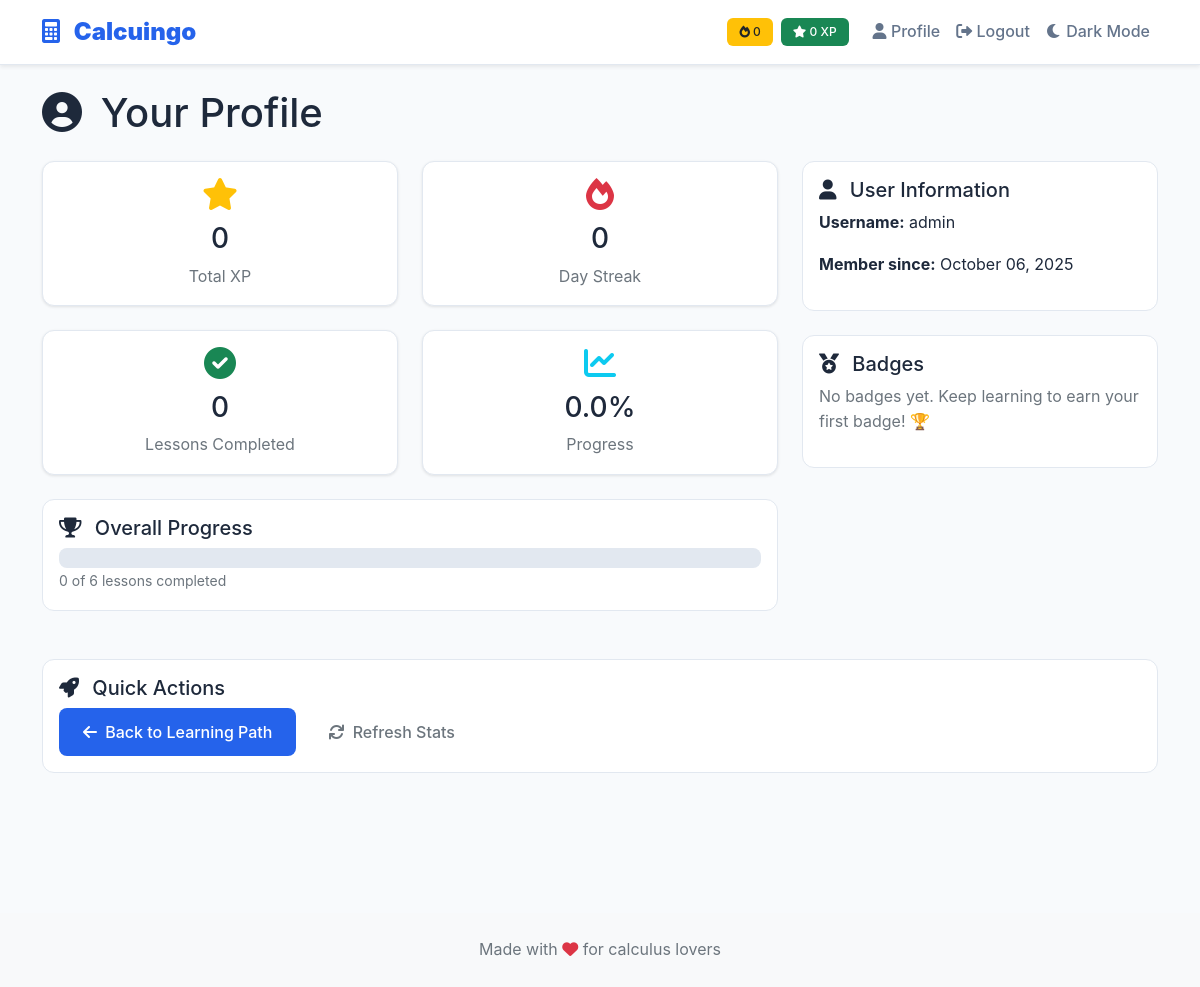
The app's page /profile (signed in), older data.
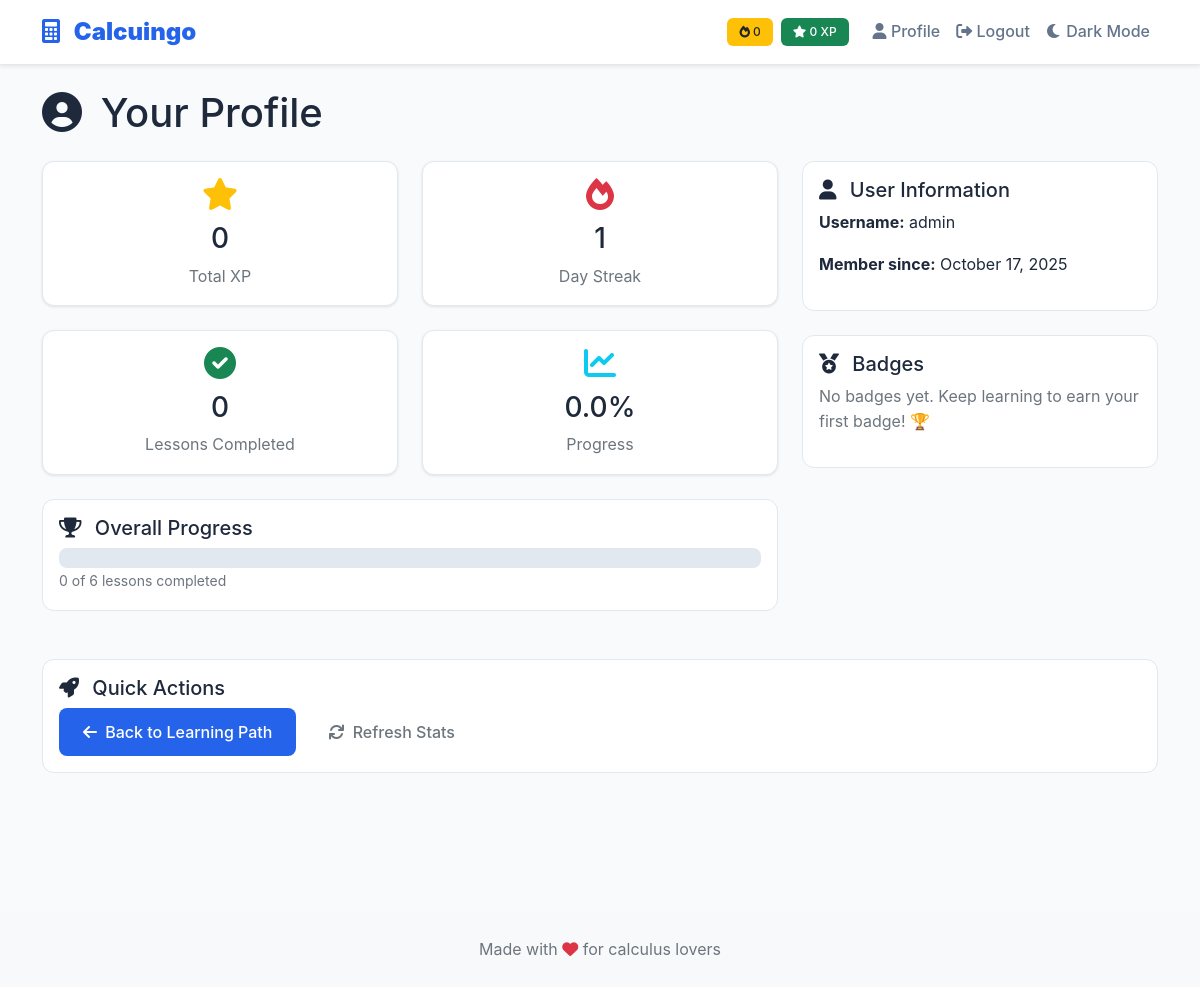
The same page, newer data.
### models.py (models this page shows, shortened)
class User(db.Model):
    id = db.Column(db.Integer, primary_key=True)
    username = db.Column(db.String(80), unique=True, nullable=False)  # Unique username for login
    password = db.Column(db.String(120), nullable=False)  # Hashed password (not plain text)
    xp = db.Column(db.Integer, default=0)  # Experience points earned from completing lessons
    streak = db.Column(db.Integer, default=0)  # Daily login streak counter
    last_login = db.Column(db.DateTime, default=datetime.utcnow)  # Track last login for streak calculation
    badges = db.Column(db.Text, default='[]')  # JSON string storing earned badge names
    def get_badges(self):
        try:
            return json.loads(self.badges)
        except:
            return []  # Return empty list if JSON is invalid

### app.py (the view)
@app.route('/profile')
def profile():
    if 'user_id' not in session:
        return redirect(url_for('auth.login'))
    user = User.query.get(session['user_id'])
    if not user:
        return redirect(url_for('auth.login'))
    completed_lessons = Progress.query.filter_by(user_id=user.id, completed=True).count()
    total_lessons = Lesson.query.count()
    return render_template('profile.html',
                         user=user,
                         completed_lessons=completed_lessons,
                         total_lessons=total_lessons)

### templates/profile.html (shortened to what this page needs)
{% extends "base.html" %}
{% block main_class %}profile-page{% endblock %}
{% block content %}
<div class="container py-4">
    <div class="row">
        <div class="col-12">
            <h1 class="mb-4">
                <i class="fas fa-user-circle me-2"></i>
                Your Profile
            </h1>
        </div>
    </div>
    <div class="row">
        <div class="col-lg-8">
            <div class="row">
                <div class="col-md-6 mb-4">
                    <div class="card stats-card">
                        <div class="card-body text-center">
                            <i class="fas fa-star text-warning" style="font-size: 2rem;"></i>
                            <h3 class="mt-2">{{ user.xp }}</h3>
                            <p class="text-muted mb-0">Total XP</p>
                        </div>
                    </div>
                </div>
                <div class="col-md-6 mb-4">
                    <div class="card stats-card">
                        <div class="card-body text-center">
                            <i class="fas fa-fire text-danger" style="font-size: 2rem;"></i>
                            <h3 class="mt-2">{{ user.streak }}</h3>
                            <p class="text-muted mb-0">Day Streak</p>
                        </div>
                    </div>
                </div>
                <div class="col-md-6 mb-4">
                    <div class="card stats-card">
                        <div class="card-body text-center">
                            <i class="fas fa-check-circle text-success" style="font-size: 2rem;"></i>
                            <h3 class="mt-2">{{ completed_lessons }}</h3>
                            <p class="text-muted mb-0">Lessons Completed</p>
                        </div>
                    </div>
                </div>
                <div class="col-md-6 mb-4">
                    <div class="card stats-card">
                        <div class="card-body text-center">
                            <i class="fas fa-chart-line text-info" style="font-size: 2rem;"></i>
                            <h3 class="mt-2">{{ (completed_lessons / total_lessons * 100)|round }}%</h3>
                            <p class="text-muted mb-0">Progress</p>
                        </div>
                    </div>
                </div>
            </div>
            <div class="card mb-4">
                <div class="card-body">
                    <h5 class="card-title">
                        <i class="fas fa-trophy me-2"></i>
                        Overall Progress
                    </h5>
                    <div class="progress" style="height: 20px;">
                    </div>
                    <small class="text-muted">
                        {{ completed_lessons }} of {{ total_lessons }} lessons completed
                    </small>
                </div>
            </div>
        </div>
        <div class="col-lg-4">
            <div class="card mb-4">
                <div class="card-body">
                    <h5 class="card-title">
                        <i class="fas fa-user me-2"></i>
                        User Information
                    </h5>
                    <p><strong>Username:</strong> {{ user.username }}</p>
                    <p><strong>Member since:</strong> {{ user.last_login.strftime('%B %d, %Y') if user.last_login else 'Recently' }}</p>
                </div>
            </div>
            <div class="card">
                <div class="card-body">
                    <h5 class="card-title">
                        <i class="fas fa-medal me-2"></i>
                        Badges
                    </h5>
                    {% if user.get_badges() %}
                        {% for badge in user.get_badges() %}
                        <div class="badge-item mb-2">
                            <i class="fas fa-award text-warning me-2"></i>
                            <span>{{ badge }}</span>
                        </div>
                        {% endfor %}
                    {% else %}
                        <p class="text-muted">No badges yet. Keep learning to earn your first badge! 🏆</p>
                    {% endif %}
                </div>
            </div>
        </div>
    </div>
    <div class="row mt-4">
        <div class="col-12">
            <div class="card">
                <div class="card-body">
                    <h5 class="card-title">
                        <i class="fas fa-rocket me-2"></i>
                        Quick Actions
                    </h5>
                    <div class="d-flex gap-2">
                        <a href="{{ url_for('learning_path') }}" class="btn btn-primary">
                            <i class="fas fa-arrow-left me-1"></i>
                            Back to Learning Path
                        </a>
                        <button class="btn btn-outline-secondary" onclick="location.reload()">
                            <i class="fas fa-sync me-1"></i>
                            Refresh Stats
                        </button>
                    </div>
                </div>
            </div>
        </div>
    </div>
</div>
{% endblock %}

### templates/base.html (shortened to what this page needs)
<!DOCTYPE html>
<html lang="en">
<head>
    <link href="https://cdn.jsdelivr.net/npm/bootstrap@5.1.3/dist/css/bootstrap.min.css" rel="stylesheet">
    <link rel="stylesheet" href="{{ url_for('static', filename='css/style.css') }}">
    <link rel="stylesheet" href="https://cdnjs.cloudflare.com/ajax/libs/font-awesome/6.0.0/css/all.min.css">
</head>
<body>
    <nav class="navbar navbar-expand-lg navbar-light bg-white shadow-sm">
        <div class="container">
            <a class="navbar-brand" href="{{ url_for('learning_path') }}">
                <i class="fas fa-calculator text-primary me-2"></i>
                <strong>Calcuingo</strong>
            </a>
            <div class="navbar-nav ms-auto">
                {% if session.user_id %}
                    <div class="d-flex align-items-center me-3">
                        <span class="badge bg-warning text-dark me-2">
                            <i class="fas fa-fire"></i>
                            <span id="streak-counter">0</span>
                        </span>
                        <span class="badge bg-success">
                            <i class="fas fa-star"></i>
                            <span id="xp-counter">0</span> XP
                        </span>
                    </div>
                    <a class="nav-link" href="{{ url_for('profile') }}">
                        <i class="fas fa-user"></i> Profile
                    </a>
                    <a class="nav-link" href="{{ url_for('auth.logout') }}">
                        <i class="fas fa-sign-out-alt"></i> Logout
                    </a>
                    <a class="nav-link dark-mode-toggle" href="#">
                        <i class="fas fa-moon"></i> Dark Mode
                    </a>
                {% endif %}
            </div>
        </div>
    </nav>
    <main class="{% block main_class %}{% endblock %}">
        {% block content %}{% endblock %}
    </main>
    <footer class="bg-light py-4 mt-5">
        <div class="container text-center">
            <p class="text-muted mb-0">
                Made with <i class="fas fa-heart text-danger"></i> for calculus lovers
            </p>
        </div>
    </footer>
</body>
</html>

### static/css/style.css (style rules this page uses)
:root { --primary-color: #2563eb; --primary-dark: #1d4ed8; --dark-mode-bg: #1e293b; --dark-mode-text: #f1f5f9; --secondary-color: #64748b; --accent-color: #f59e0b; --success-color: #10b981; --danger-color: #ef4444; --warning-color: #f59e0b; --light-bg: #f8fafc; --text-dark: #1e293b; --text-muted: #64748b; --border-color: #e2e8f0; --border-radius: 12px; --shadow: 0 1px 3px rgba(0, 0, 0, 0.1); --shadow-lg: 0 10px 25px rgba(0, 0, 0, 0.1); }
body { font-family: 'Inter', -apple-system, BlinkMacSystemFont, 'Segoe UI', Roboto, sans-serif; background-color: var(--light-bg); color: var(--text-dark); line-height: 1.6; }
.navbar { background: white !important; box-shadow: var(--shadow); border-bottom: 1px solid var(--border-color); }
.navbar-brand { font-weight: 700; font-size: 1.5rem; color: var(--primary-color) !important; }
.nav-link { color: var(--text-muted) !important; font-weight: 500; transition: all 0.2s ease; }
.profile-page { background: var(--light-bg); min-height: 100vh; }
.stats-card { border: none; box-shadow: var(--shadow); border-radius: var(--border-radius); background: white; transition: all 0.3s ease; }
.btn { border-radius: 8px; font-weight: 500; transition: all 0.2s ease; border: none; padding: 0.75rem 1.5rem; }
.btn-primary { background: var(--primary-color); color: white; }
.card { border: 1px solid var(--border-color); border-radius: var(--border-radius); background: white; transition: all 0.3s ease; }
.progress { border-radius: 8px; overflow: hidden; background: #e2e8f0; height: 8px; }
.badge { border-radius: 6px; font-weight: 500; padding: 0.5rem 0.75rem; }
.text-primary { color: var(--primary-color) !important; }

Row changes from the older to the newer data that the page shows:
changed User "admin": streak "0" → "1"; last_login "October 06, 2025" → "October 17, 2025"
